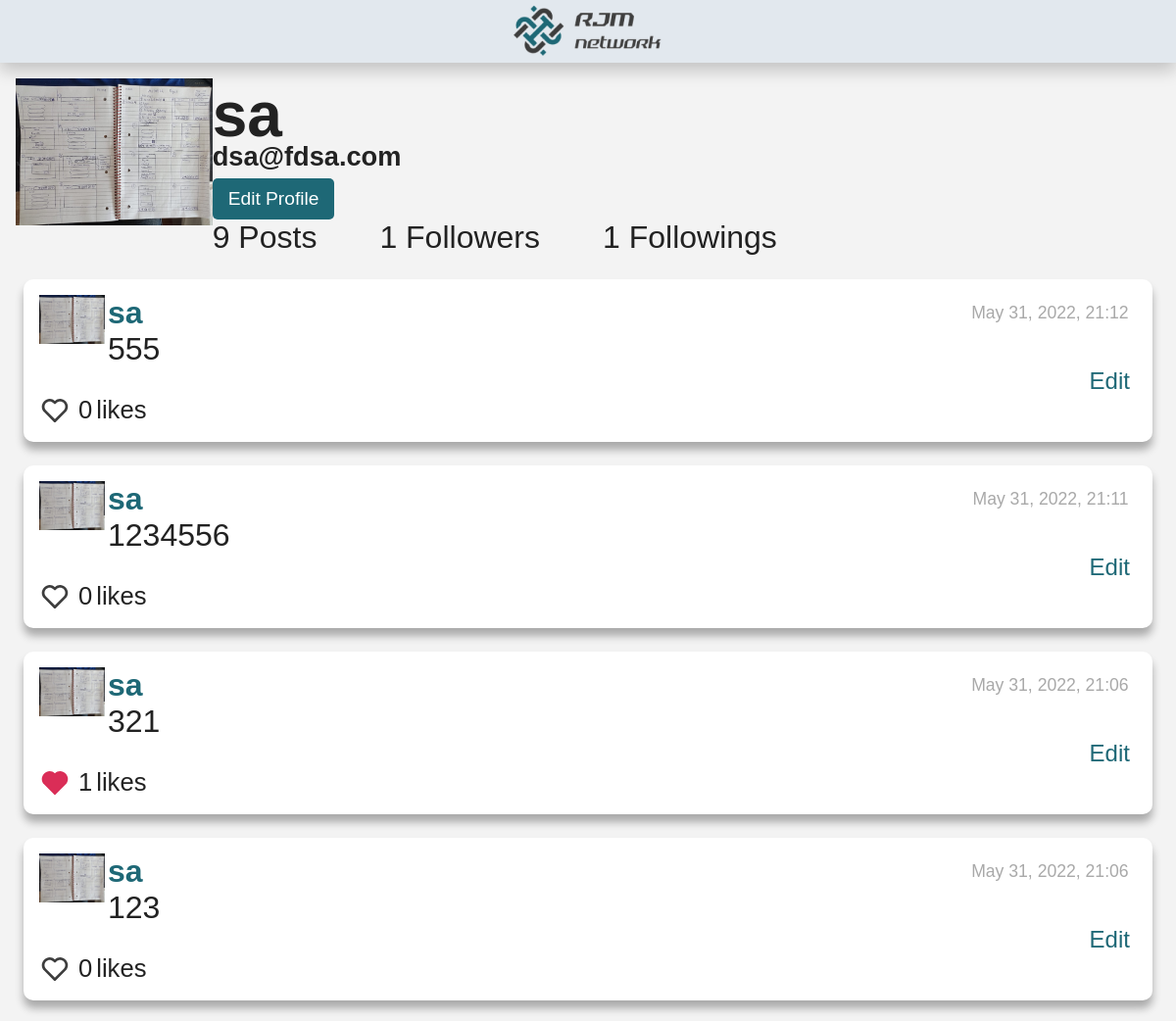
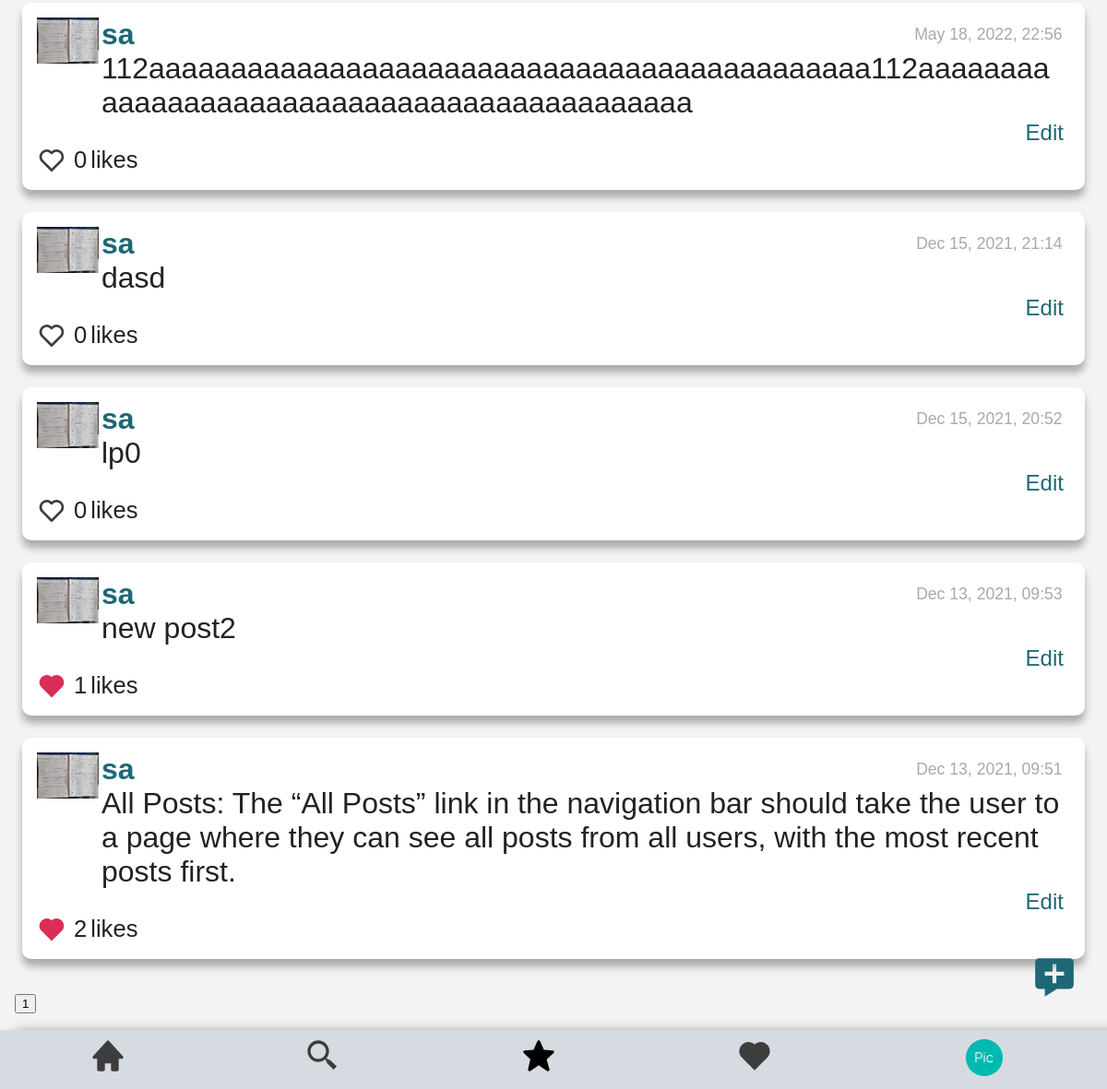
The page /profile/1 (signed in) on the database as committed earlier (2 pictures, top to bottom).
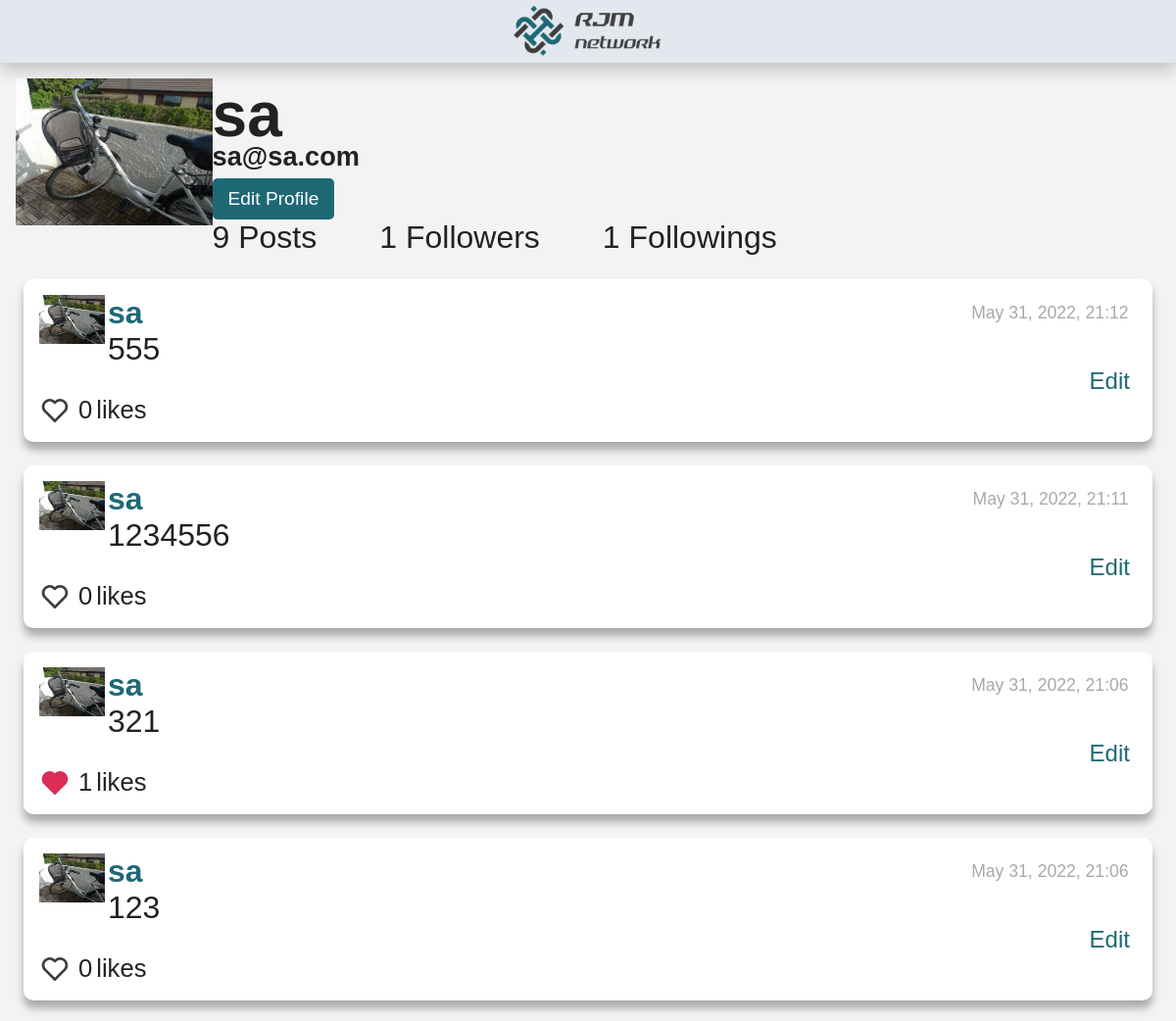
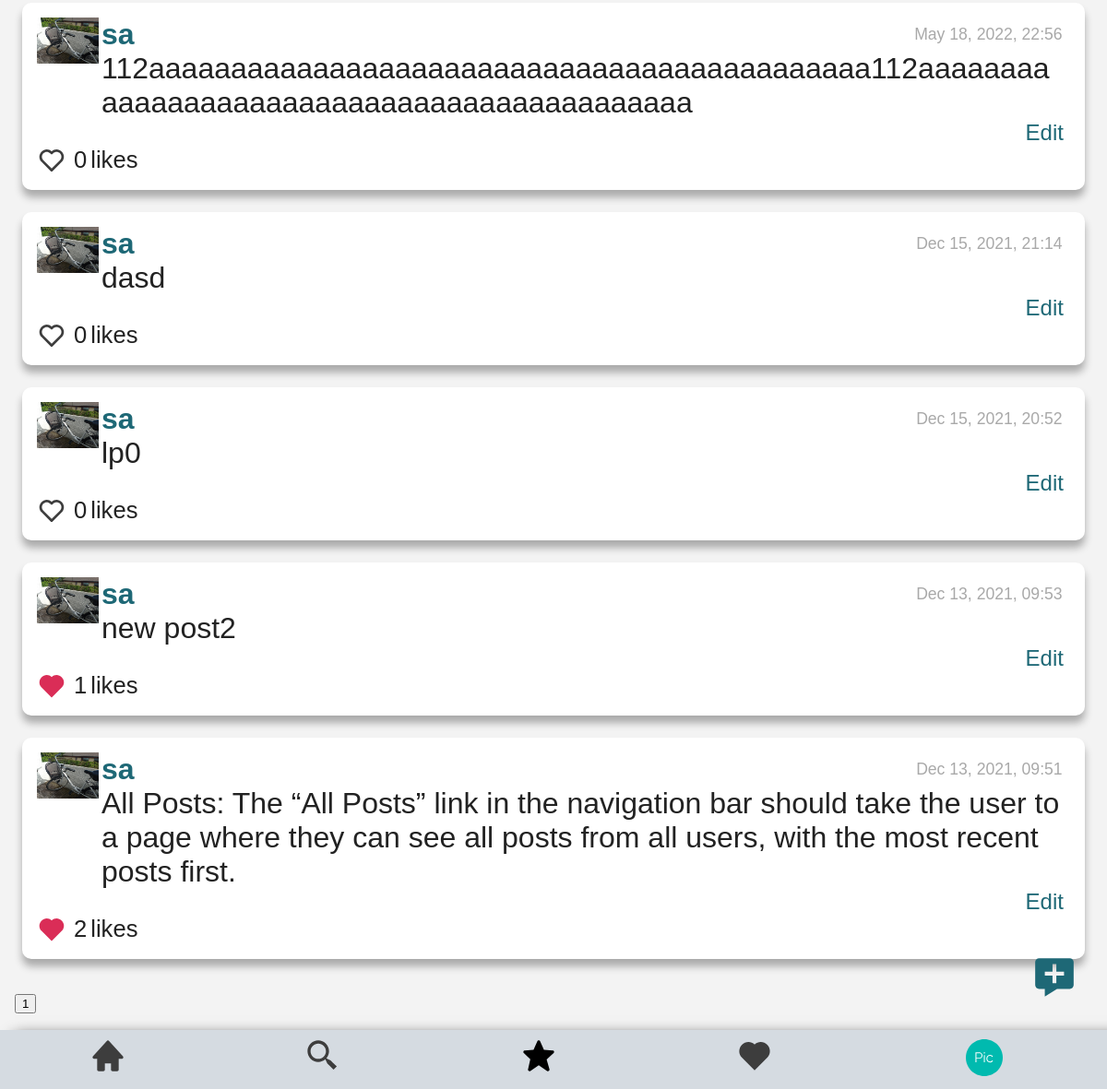
The same page on the database as committed later (2 pictures, top to bottom).
### network/models.py (models this page shows, shortened)
class User(AbstractUser):
    header_image = models.ImageField(null=True, blank=True, upload_to="images/")
    pass

class NewPost(models.Model):
    poster = models.ForeignKey(User, on_delete=models.PROTECT, related_name="posts_posted")
    description = models.TextField(blank=False)
    date_added = models.DateTimeField(auto_now_add=True)

### network/views.py (the view)
# urls.py: path("profile/<str:id_poster>", views.profile, name="profile"),
def profile(request, id_poster):
    if request.user.id:
        user_poster = User.objects.get(id=id_poster)
        try:
            followed_by = Followers.objects.filter(followed=id_poster)
        except Followers.DoesNotExist:
            followed_by = None
        followers_obj = Followers.objects.filter(follower__id=id_poster)
        followers=[]
        for follower in followers_obj:
            followers.append(follower.followed)
        profile_posts = NewPost.objects.filter(poster=id_poster)
        profile_posts = profile_posts.order_by("-date_added")
        id_poster=int(id_poster)
        total_posts=profile_posts.count()
        profile_posts=profile_posts[:10]
        total_pages=math.ceil(total_posts/10)
        list_total_pages = []
        for i in range(2, total_pages+1):
            list_total_pages.append(i)
        user_following = followed_by.filter(follower__id=request.user.id)
        if(user_following):
            user_following="Unfollow"
        else:
            user_following="Follow"
        all_likers = Likers.objects.all()
        for post in profile_posts:
            post.date_added = (post.date_added.strftime("%b %d, %Y, %H:%M"))
            post.number_likes=0
            likers = all_likers.filter(post=post.id)
            likers_id = []
            for each_liker in likers:
                post.likers = each_liker.liker.all()
                post.number_likes = each_liker.liker.count()
                for each in each_liker.liker.all():
                    likers_id.append(each.id)
                post.likers_id = likers_id
        return render(request, "network/profile.html", {
            "poster":user_poster,
            "followed_by":followed_by,
            "followers":followers,
            "profile_posts":profile_posts,
            "user_following":user_following,
            "list_total_pages":list_total_pages,
        })
    else:
        return render(request, "network/register.html")

### network/models.py (called while the page is built)
    def __str__(self):
        return f"{self.id}: The user {self.followed} number {self.followed.id} is followed by {self.follower.all()}."

### network/templates/network/profile.html (shortened to what the changed rows need)
{% extends "network/layout.html" %}
{% load static %}
{% block body %}
    <div id="profile_view">
        <div id="profile-flex-order">
            <div id="profile-flex-order-child1">
                <img alt="Image not found" src="/media/{{ poster.header_image }}" height="150px">
            </div>
            <div id="profile-flex-order-child2">
                <h2 id="profile_poster">{{poster}}</h2>
                <h6 id="profile_poster">{{poster.email}}</h6>
                    {% if poster.id != user.id  and user.is_authenticated%}
                        <button id="follow-btn" class="page_button" onclick="follow('{{poster.id}}', '{{user.id}}', '{{followed_by}}')" value='{{user_following}}'>{{user_following}}</button>
                        <button style="display:none;" id="edit-profile-btn" class="page_button" onclick="load_postbox('edit profile',null)" value='{{user_following}}'>Edit Profile</button>
                    {% else %}
                        <button id="edit-profile-btn" class="page_button" onclick="load_postbox('edit profile',null)" value='{{user_following}}'>Edit Profile</button>
                    {% endif %}
                <div id="profile-data-line">
                    {{profile_posts.count}} Posts
                    {% if followed_by %}
                        {% for follow in followed_by %}
                            <div><span id="profile_followers_count" class="no-button">{{ follow.follower.all.count }}</span> Followers</div>
                        {% endfor %}
                    {% endif %}
                    {% if followers %}
                        {{ followers|length }}
                        {% if followers|length > 1 %} Followings
                        {% else %} Followings
                        {% endif %}
                    {% else %}
                        0 Followings
                    {% endif %}
                </div>
            </div>
        </div>
        <div id="all_posts_view">
            <div id="page_0">
                {% if profile_posts %}
                    {% for post in profile_posts %}
                        <div  id="posts_style">
                            <div id="posts-flex-order">
                                <div id="posts-flex-order-child1">
                                    <img alt="Image not found" src="/media/{{ poster.header_image }}" height="50px">
                                </div>
                                <div id="posts-flex-order-child2">
                                    <div id="posts-first-line">
                                        <a id="profile"  href="profile/{{ post.poster.id }}">{{ post.poster }}</a>
                                        <div id="post-{{post.date_added}}" class="date_post"> {{ post.date_added }}</div>
                                    </div>
                                    <div id="post-description-{{post.id}}" class="description_post"> {{ post.description }} </div>
                                    {% if post.poster.id == user.id %}
                                        <div id="edit" onclick="edit_field('{{ post.id }}')">Edit</div>
                                    {% endif %}
                                </div>
                            </div>
                            <div id="like_complete">
                                {% if user.id in post.likers_id %}
                                    <button class="yes_button" id="like-btn-{{post.id}}" value="heart_full" onclick="like('{{ post.id }}')">
                                        <svg id="heart-img-{{ post.id }}" alt="jacket" width="40" height="40" viewBox="0 0 40 40" fill="none" xmlns="http://www.w3.org/2000/svg">
                                            <path d="M33.6751 7.9851C32.7561 7.05963 31.6632 6.32493 30.4593 5.82324C29.2555 5.32155 27.9643 5.06277 26.6601 5.06177C24.1931 5.06217 21.8162 5.98889 20 7.65843C18.1841 5.98861 15.8071 5.06185 13.34 5.06177C12.0343 5.06313 10.7417 5.3227 9.53661 5.82555C8.33155 6.3284 7.23783 7.06459 6.31838 7.99177C2.39672 11.9301 2.39838 18.0901 6.32172 22.0118L20 35.6901L33.6784 22.0118C37.6017 18.0901 37.6034 11.9301 33.6751 7.9851Z" fill="#DA2D57"/>
                                        </svg>
                                    </button>
                                {% else %}
                                    <button class="yes_button" id="like-btn-{{post.id}}" value="heart_empty"  onclick="like('{{ post.id }}')">
                                        <svg id="heart-img-{{ post.id }}" alt="jacket" width="40" height="40" viewBox="0 0 40 40" fill="none" xmlns="http://www.w3.org/2000/svg">
                                            <path d="M20 7.65843C18.1841 5.98861 15.8071 5.06185 13.34 5.06177C12.0343 5.06313 10.7417 5.3227 9.53661 5.82555C8.33155 6.3284 7.23783 7.06459 6.31838 7.99177C2.39672 11.9301 2.39838 18.0901 6.32172 22.0118L18.5417 34.2318C18.825 34.7301 19.3717 35.0518 20 35.0518C20.258 35.0493 20.5119 34.9863 20.7411 34.8679C20.9704 34.7495 21.1686 34.579 21.32 34.3701L33.6784 22.0118C37.6017 18.0884 37.6017 11.9301 33.675 7.9851C32.7561 7.05963 31.6632 6.32493 30.4593 5.82324C29.2555 5.32155 27.9643 5.06277 26.66 5.06177C24.1931 5.06217 21.8162 5.98889 20 7.65843ZM31.3184 10.3418C33.9234 12.9601 33.925 17.0501 31.3217 19.6551L20 30.9768L8.67838 19.6551C6.07505 17.0501 6.07672 12.9601 8.67505 10.3484C9.94172 9.08843 11.5984 8.3951 13.34 8.3951C15.0817 8.3951 16.7317 9.08843 17.9884 10.3451L18.8217 11.1784C18.9764 11.3333 19.16 11.4562 19.3622 11.5401C19.5644 11.6239 19.7812 11.6671 20 11.6671C20.2189 11.6671 20.4357 11.6239 20.6379 11.5401C20.8401 11.4562 21.0237 11.3333 21.1784 11.1784L22.0117 10.3451C24.5317 7.8301 28.8017 7.83677 31.3184 10.3418Z" fill="#3D3D3D"/>
                                        </svg>
                                    </button>
                                {% endif %}
                                <div id="like-count-{{post.id}}" class="d-inline-block">{{post.number_likes}} </div> likes
                            </div>
                        </div>
                    {% endfor %}
                {% else %}
                    <li>no post</li>
                {% endif %}
            </div>
        </div>
    </div>
{% endblock %}

Rows that differ between the two databases and show on the page:
changed User "sa": header_image: a different picture; email "dsa@fdsa.com" → "sa@sa.com"
changed through a linked row, NewPost "May 31, 2022, 21:12": header_image: a different picture
changed through a linked row, NewPost "May 31, 2022, 21:11": header_image: a different picture
changed through a linked row, NewPost (number 3 of 9 on the later page): header_image: a different picture
changed through a linked row, NewPost (number 4 of 9 on the later page): header_image: a different picture
changed through a linked row, NewPost "May 18, 2022, 22:56": header_image: a different picture
changed through a linked row, NewPost "dasd": header_image: a different picture
changed through a linked row, NewPost "lp0": header_image: a different picture
changed through a linked row, NewPost "new post2": header_image: a different picture
changed through a linked row, NewPost "Dec 13, 2021, 09:51": header_image: a different picture
